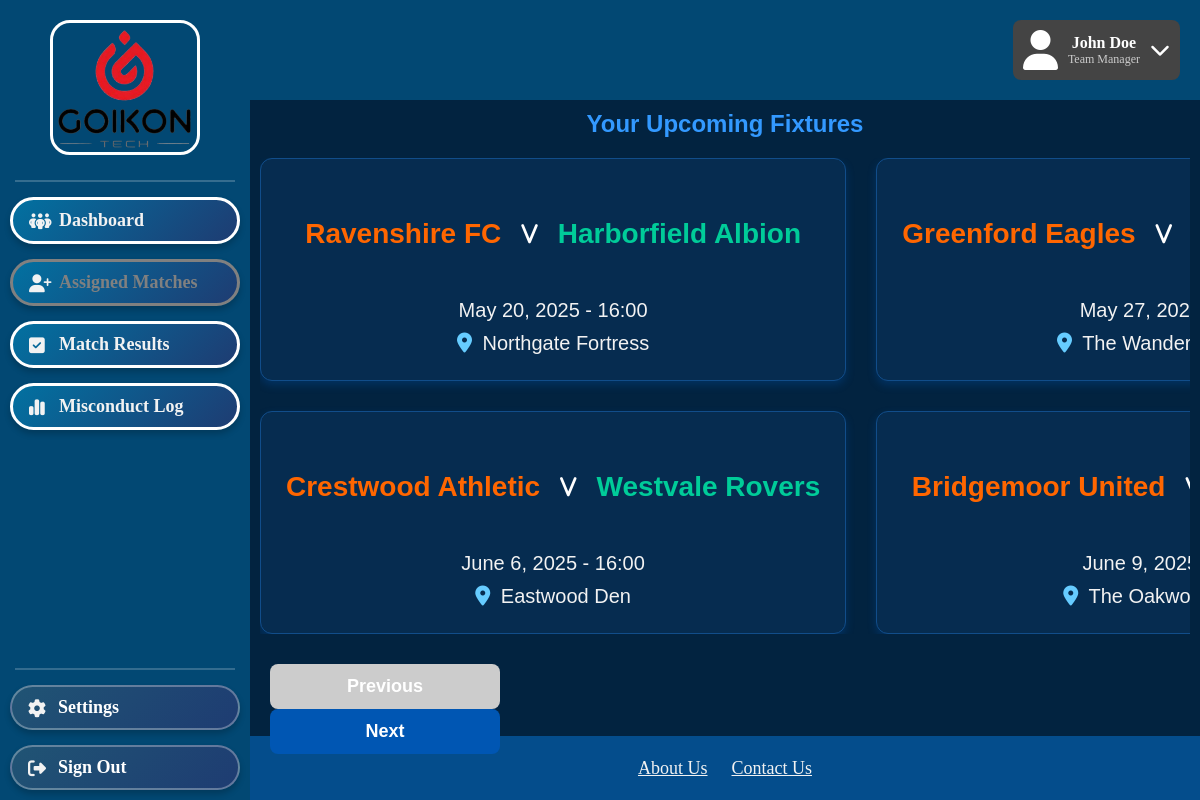
Page /refereePages/AssignedMatches.php on the committed database.
### tables this page shows
CREATE TABLE "League_Match" (
	"LeagueMatchID"	INTEGER,
	"LeagueID"	INTEGER NOT NULL,
	"HomeTeamID"	INTEGER NOT NULL,
	"AwayTeamID"	INTEGER NOT NULL,
	"MatchDate"	DATETIME NOT NULL,
	"FieldID"	INTEGER NOT NULL,
	"Status"	TEXT NOT NULL,
	"HomeGoals"	INTEGER NOT NULL DEFAULT 0,
	"AwayGoals"	INTEGER NOT NULL DEFAULT 0,
	PRIMARY KEY("LeagueMatchID" AUTOINCREMENT),
	FOREIGN KEY("AwayTeamID") REFERENCES "Team"("TeamID") ON DELETE CASCADE ON UPDATE CASCADE,
	FOREIGN KEY("FieldID") REFERENCES "Field"("FieldID") ON DELETE CASCADE ON UPDATE CASCADE,
	FOREIGN KEY("HomeTeamID") REFERENCES "Team"("TeamID") ON DELETE CASCADE ON UPDATE CASCADE,
	FOREIGN KEY("LeagueID") REFERENCES "League"("LeagueID") ON DELETE CASCADE ON UPDATE CASCADE
);

CREATE TABLE Field (
    FieldID INTEGER PRIMARY KEY AUTOINCREMENT,
    FieldOwnerID INT NOT NULL,
    Name VARCHAR(255) NOT NULL,
    PricePerHour INT NOT NULL,
    Location VARCHAR(255) NOT NULL,
    OpeningHours DATETIME,
    ClosingHours DATETIME,
    Capacity INT,
    FOREIGN KEY (FieldOwnerID) REFERENCES FieldOwner(FieldOwnerID) ON DELETE CASCADE ON UPDATE CASCADE
);

### refereePages/AssignedMatches.php (the view, shortened to what this page needs)
<!DOCTYPE html>
<html>
    <link rel="stylesheet" href="../styles.css">
    <div class="header">
        <div class="profile-box">
            <i class="fa fa-user"></i>
            <div>
                <div class="name">John Doe</div>
                <div class="role">Team Manager</div>
            </div>
            <i class="fa fa-chevron-down dropdown-icon"></i>
        </div>
    </div>
    <div class="sidebar">
        <img src="../GoikonLogoFinal.png" alt="Goikon Logo" class = "goikon-logo">
        <div class="sidebar-separator"></div>
        <div class="sidebar-button">
            <a href="RefereeDashboard.php">
                <i class="fa-solid fa-people-group"></i>Dashboard
            </a>
        </div>
        <div class="sidebar-button" class="stayOnPageLink">
            <a href="AssignedMatches.php">
                <i class="fa-solid fa-user-plus"></i>Assigned Matches
            </a>
        </div>
        <div class="sidebar-button">
            <a href="MatchResults.php">
                <i class="fa-solid fa-square-check"></i>Match Results
            </a>
        </div>
        <div class="sidebar-button">
            <a href="MisconductLog.php">
                <i class="fa-solid fa-chart-simple"></i>Misconduct Log
            </a>
        </div>
        <div class="sidebar-toolbox-container">
            <div class="sidebar-separator"></div>
            <div class="sidebar-toolbox-button">
                <a href="../Homepages/SettingsPersonal.php">
                    <i class="fa-solid fa-gear"></i>Settings
                </a>
            </div>
            <div class="sidebar-toolbox-button">
                <a href="../Create Account and Login/Login.php">
                    <i class="fa-solid fa-right-from-bracket"></i></i>Sign Out
                </a>
            </div>
        </div>
    </div>
    <div class="footer">
        <a href="../Homepages/AboutUs.php">About Us</a>
        <a href="../Homepages/ContactUs.php">Contact Us</a>
    </div>
   <div class="main-content">
        <?php
        require_once __DIR__ . '/../Include/db.php';
        try {
            $dbInstance = new Database();
            $conn = $dbInstance->getConnection();
        } catch (Exception $e) {
            die("Error: " . $e->getMessage());
        }
        ?>
        <?php
        $query = "
            SELECT
                hm.TeamName AS HomeTeam,
                am.TeamName AS AwayTeam,
                lm.MatchDate,
                f.Name AS Stadium
            FROM League_Match lm
            JOIN Team hm ON lm.HomeTeamID = hm.TeamID
            JOIN Team am ON lm.AwayTeamID = am.TeamID
            JOIN Field f ON hm.FieldID = f.FieldID
            JOIN Referee_Booking rb ON lm.LeagueMatchID = rb.LeagueMatchID
            WHERE lm.Status = 'Scheduled'
            AND rb.RefereeID = 3
            ORDER BY lm.MatchDate ASC
        ";
        $result = $conn->query($query);
        ?>
        <div class="fixtures-container">
            <div class="team-list-header">
                <h2>Your Upcoming Fixtures</h2>
            </div>
            <div class="cards-grid" id="cardsGrid">
                <?php while ($row = $result->fetchArray(SQLITE3_ASSOC)): ?>
                    <div class="fixture-card">
                        <h3 class="fixture-teams">
                            <span class="home-team"><?php echo htmlspecialchars($row['HomeTeam']); ?></span>
                            <i class="fa-solid fa-v"></i>
                            <span class="away-team"><?php echo htmlspecialchars($row['AwayTeam']); ?></span>
                        </h3>
                        <p class="fixture-date">
                            <?php
                                $datetime = date("F j, Y - H:i", strtotime($row['MatchDate']));
                                echo htmlspecialchars($datetime);
                            ?>
                        </p>
                        <p class="fixture-stadium">
                            <i class="fa-solid fa-location-dot"></i>
                            <?php echo htmlspecialchars($row['Stadium']); ?>
                        </p>
                    </div>
                <?php endwhile; ?>
            </div>
            <div class="pagination-buttons">
                <button id="prevPage" disabled>Previous</button>
                <button id="nextPage">Next</button>
            </div>
        </div>
    </div>
</html>

### styles.css (style rules this page uses)
.header { position: fixed; display: flex; align-items: center; justify-content: center; top: 0; left: 0; width: calc(100% - 250px); height: 100px; left: 250px; background-color: #024873; color: white; text-align: center; z-index: 10000000023; }
.profile-box { position: absolute; top: 20px; right: 20px; background-color: #444; padding: 10px; border-radius: 8px; display: flex; align-items: center; color: white; max-width: 300px; }
.profile-box .fa-user { font-size: 40px; margin-right: 10px; }
.profile-box .name { font-weight: bold; white-space: nowrap; overflow: hidden; text-overflow: ellipsis; }
.profile-box .role { font-size: 12px; color: #ccc; white-space: nowrap; overflow: hidden; text-overflow: ellipsis; }
.profile-box .dropdown-icon { margin-left: 10px; cursor: pointer; font-size: 20px; }
.goikon-logo { position: absolute; top: 20px; left: 50px; width: 150px; height: auto; z-index: 10000; border: 3px solid white; border-radius: 20px; }
.sidebar { position: fixed; top: 0; left: 0; width: 250px; height: 100%; background-color: #024873; display: flex; flex-direction: column; align-items: center; padding-top: 180px; gap: 15px; }
.sidebar-button { background: none; padding: 0; }
.sidebar-button a { display: block; background: linear-gradient(135deg, #0271A1, #1e3c72); color: #F2F2F2; cursor: pointer; text-align: left; text-indent: 8px; font-weight: bold; text-decoration: none; font-size: 18px; width: 230px; padding: 10px 0; display: block; border: 3px solid white; border-radius: 50px; transition: all 0.3s ease-in-out; box-shadow: 0 4px 6px rgba(0, 0, 0, 0.2); }
.sidebar-button a.active { color: grey; border-color: grey; }
.sidebar i { color: #f2f2f2; font-size: 18px; vertical-align: middle; margin-right: 20px; width: 1em; }
.sidebar-toolbox-container { position: fixed; display: flex; flex-direction: column; align-items: center; gap: 15px; width: 250px; bottom: 10px; left: 0; }
.sidebar-toolbox-button { position: relative; display: flex; background: none; padding: 0; }
.sidebar-toolbox-button a { cursor: pointer; text-align: left; text-indent: 8px; background: linear-gradient(135deg, #205474, #1e3c72); color: white; font-weight: bold; text-decoration: none; font-size: 18px; width: 230px; padding: 10px 0; border-radius: 30px; backdrop-filter: blur(10px); border: 2px solid rgba(255, 255, 255, 0.3); transition: all 0.3s ease-in-out; box-shadow: 0 4px 6px rgba(0, 0, 0, 0.2); }
.sidebar-separator { height: 2px; background-color: rgba(255, 255, 255, 0.2); margin: 0px; width: calc(100% - 30px); margin-left: 15px; margin-right: 15px; }
.footer { position: fixed; left: 250px; width: calc(100vw - 250px); bottom: 0; background-color: #044D8C; text-align: center; padding: 20px; z-index: -1000; }
.footer a { color: #F2F2F2; font-size: 18px; line-height: 24px; margin: 10px; }
.main-content { position: fixed; align-content: left; top: 100px; left: 250px; width: calc(100vw - 250px); height: calc(100vh - 164px); background-color: #022340; z-index: 1000001; font-family:Verdana, Tahoma, sans-serif; }
.main-content button { background-color: #03588C; color: #F2F2F2; text-align: center; font-weight: bold; text-decoration: none; font-size: 18px; width: 230px; display: flex; padding: 10px 0; display: block; border: 3px solid white; border-radius: 50px; margin: 0 auto; }
.main-content p { text-align: center; font-size: 20px; color: #f2f2f2; font:600; line-height: normal; }
.main-content h3 { text-align: center; font-size: 28px; color: #f2f2f2; font:600; height: 100px; }
.home-team { text-align: right; }
.away-team { text-align: left; }
* { margin: 0; padding: 0; box-sizing: border-box; }

### rows in the picture
league_match: HomeTeam "Ravenshire FC", AwayTeam "Harborfield Albion", MatchDate "May 20, 2025 - 16:00", field.Name "Northgate Fortress"
league_match: HomeTeam "Greenford Eagles", MatchDate "May 27,…", field.Name "The…"
league_match: HomeTeam "Crestwood Athletic", AwayTeam "Westvale Rovers", MatchDate "June 6, 2025 - 16:00", field.Name "Eastwood Den"
league_match: HomeTeam "Bridgemoor United", MatchDate "June 9,…", field.Name "The…"
